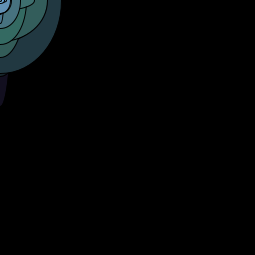
Frame 1 (no input)
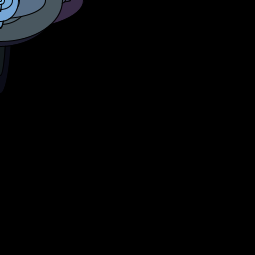
Frame 60 (the mouse pressed at the canvas centre just before this capture)
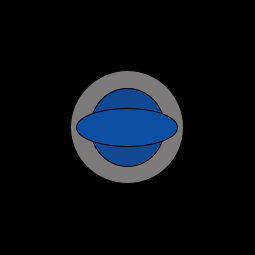
Frame 120 (the mouse held since frame 60 and released just before this capture)

The Processing sketch that drew these frames (run headless with seeded random() and noise(); from frame 60 on, the mouse is pressed at the canvas centre):

// Processing sketch: processing_25435
// ── processing_25435.pde

void setup() {
  size(255,255);
  background(0);
  frameRate(15);
}
void draw() {
  background(0);
  smooth();
  // Start with i as 0
  int i=254;
  float r=0;
  float g=0;
  float b=0;
  // While i is less than the width of the window
  while(i>0) {
    //noStroke();
    stroke(0);
    float distancer=abs(mouseX-r);
    float distanceg=abs(mouseX-g);
    float distanceb=abs(mouseX-b);
    fill(distancer,distanceg,distanceb);
    ellipseMode(CENTER);
    ellipse(mouseX,mouseY,int(random(mouseX-i)),int(random(mouseY-i)));
    // Increase i by 10
    i-=10;
   r+=random(10);
   g+=random(15);
   b+=random(20);
  }
}
